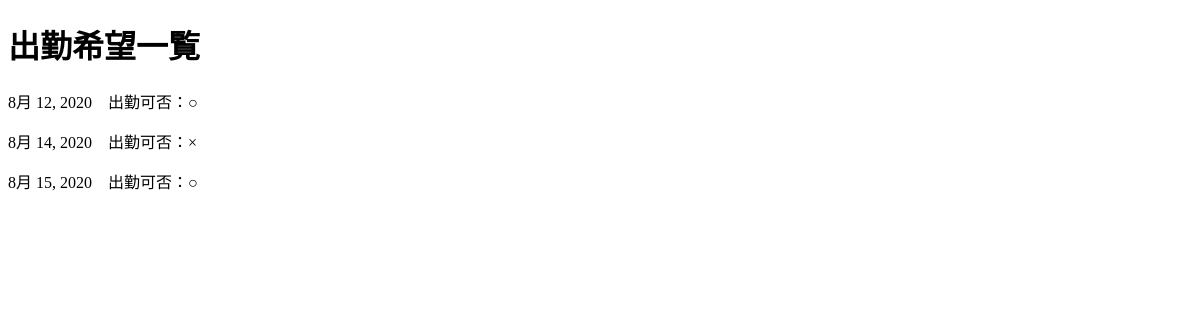
Page /dev/request/list/ on the earlier database version.
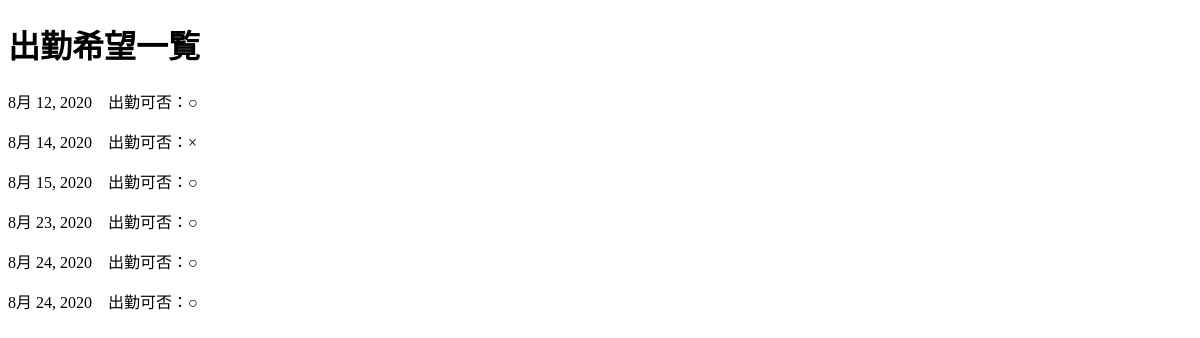
Same page on the later database version.
### dev/models.py (models this page shows)
class Request(models.Model):
    BOOL = (
        (True, '○'),
        (False, '×')
    )
    user = models.ForeignKey(settings.AUTH_USER_MODEL, on_delete=models.PROTECT, verbose_name='ユーザー名')
    date = models.DateField('日付')
    is_possible = models.BooleanField('出勤可否', choices=BOOL)
    created_at = models.DateTimeField('作成日', auto_now_add=True)
    updated_at = models.DateTimeField('更新日', auto_now=True)

### dev/views.py (the view)
# urls.py: path('request/list/', views.RequestList.as_view(), name='request_list')
class RequestList(generic.ListView):
    model = Request
    ordering = 'created_at'

### dev/templates/dev/request_list.html
{% extends 'dev/base.html' %}
{% block content %}
  <h1>出勤希望一覧</h1>
  {% for request in request_list %}
    <p>{{ request.date }}　出勤可否：{{ request.get_is_possible_display }}</p>
  {% endfor %}
{% endblock %}

### dev/templates/dev/base.html (shortened to what this page needs)
<!DOCTYPE html>
<html lang="ja">
<head>
</head>
<body>
  <main>
    {% block content %}{% endblock %}
  </main>
</body>
</html>

Differences in the rows shown:
added Request: date "8月 23, 2020", is_possible "○"
added Request: date "8月 24, 2020", is_possible "○"
added Request: date "8月 24, 2020", is_possible "○"
